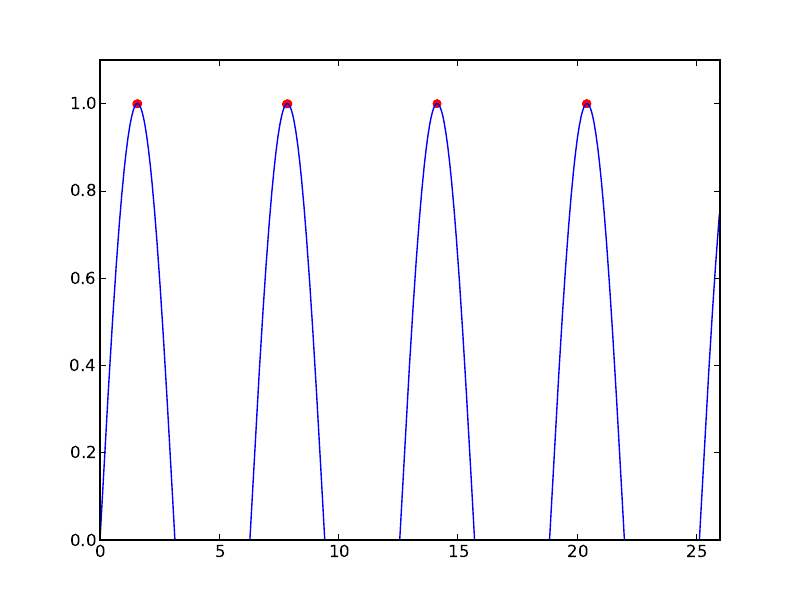

This chart was generated by the following Python code:
import random
import time
import math
import itertools
import ecspy

def my_distance(x, y):
    return sum([abs(a - b) for a, b in zip(x, y)])

def generate(random, args):
    return [random.uniform(0, 26)]
    
def evaluate(candidates, args):
    fitness = []
    for cand in candidates:
        fit = sum([math.sin(c) for c in cand])
        fitness.append(fit)
    return fitness

def main(do_plot=True, prng=None):
    if prng is None:
        prng = random.Random()
        prng.seed(time.time()) 
    
    ea = ecspy.ec.EvolutionaryComputation(prng)
    ea.selector = ecspy.selectors.tournament_selection
    ea.replacer = ecspy.replacers.crowding_replacement
    ea.variator = ecspy.variators.gaussian_mutation
    ea.terminator = ecspy.terminators.evaluation_termination

    final_pop = ea.evolve(generate, evaluate, pop_size=20, bounder=ecspy.ec.Bounder(0, 26),
                          max_evaluations=5000,
                          num_selected=20,
                          mutation_rate=1.0,
                          crowding_distance=10,
                          distance_function=my_distance)
                          
    if do_plot:
        import pylab
        x = []
        y = []
        for p in final_pop:
            x.append(p.candidate[0])
            y.append(math.sin(p.candidate[0]))
        t = [(i / 1000.0) * 26.0 for i in range(1000)]
        s = [math.sin(a) for a in t]
        pylab.plot(t, s, color='b')
        pylab.scatter(x, y, color='r')
        pylab.axis([0, 26, 0, 1.1])
        pylab.savefig('niche_example.pdf', format='pdf')
        pylab.show()
    return ea

if __name__ == '__main__':
    main()




    
    
    
